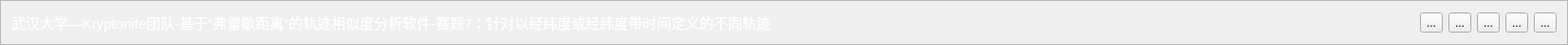
     <widget class="QFrame" name="frame">
      <property name="maximumSize">
       <size>
        <width>16777215</width>
        <height>40</height>
       </size>
      </property>
      <property name="frameShape">
       <enum>QFrame::StyledPanel</enum>
      </property>
      <property name="frameShadow">
       <enum>QFrame::Raised</enum>
      </property>
      <layout class="QHBoxLayout" name="horizontalLayout_16">
       <item>
        <widget class="QLabel" name="label_2">
         <property name="font">
          <font>
           <pointsize>11</pointsize>
          </font>
         </property>
         <property name="styleSheet">
          <string notr="true">color:white;</string>
         </property>
         <property name="text">
          <string>武汉大学—Kryptonite团队-基于“弗雷歇距离”的轨迹相似度分析软件-赛题7：针对以经纬度或经纬度带时间定义的不同轨迹</string>
         </property>
        </widget>
       </item>
       <item>
        <spacer name="horizontalSpacer">
         <property name="orientation">
          <enum>Qt::Horizontal</enum>
         </property>
         <property name="sizeHint" stdset="0">
          <size>
           <width>678</width>
           <height>17</height>
          </size>
         </property>
        </spacer>
       </item>
       <item>
        <widget class="QToolButton" name="skinToolButton">
         <property name="text">
          <string>...</string>
         </property>
         <property name="icon">
          <iconset resource="res.qrc">
           <normaloff>:/images/skin_normal.png</normaloff>:/images/skin_normal.png</iconset>
         </property>
         <property name="iconSize">
          <size>
           <width>27</width>
           <height>25</height>
          </size>
         </property>
        </widget>
       </item>
       <item>
        <widget class="QToolButton" name="feedToolButton">
         <property name="text">
          <string>...</string>
         </property>
         <property name="icon">
          <iconset resource="res.qrc">
           <normaloff>:/images/feedback_normal.png</normaloff>:/images/feedback_normal.png</iconset>
         </property>
         <property name="iconSize">
          <size>
           <width>27</width>
           <height>22</height>
          </size>
         </property>
        </widget>
       </item>
       <item>
        <widget class="QToolButton" name="menuToolButton">
         <property name="text">
          <string>...</string>
         </property>
         <property name="icon">
          <iconset resource="res.qrc">
           <normaloff>:/images/menu_normal.png</normaloff>:/images/menu_normal.png</iconset>
         </property>
         <property name="iconSize">
          <size>
           <width>27</width>
           <height>22</height>
          </size>
         </property>
        </widget>
       </item>
       <item>
        <widget class="QToolButton" name="minToolButton">
         <property name="text">
          <string>...</string>
         </property>
         <property name="icon">
          <iconset resource="res.qrc">
           <normaloff>:/images/min_normal.png</normaloff>:/images/min_normal.png</iconset>
         </property>
         <property name="iconSize">
          <size>
           <width>27</width>
           <height>22</height>
          </size>
         </property>
        </widget>
       </item>
       <item>
        <widget class="QToolButton" name="closeToolButton">
         <property name="text">
          <string>...</string>
         </property>
         <property name="icon">
          <iconset resource="res.qrc">
           <normaloff>:/images/close_normal.png</normaloff>:/images/close_normal.png</iconset>
         </property>
         <property name="iconSize">
          <size>
           <width>27</width>
           <height>22</height>
          </size>
         </property>
        </widget>
       </item>
      </layout>
     </widget>
